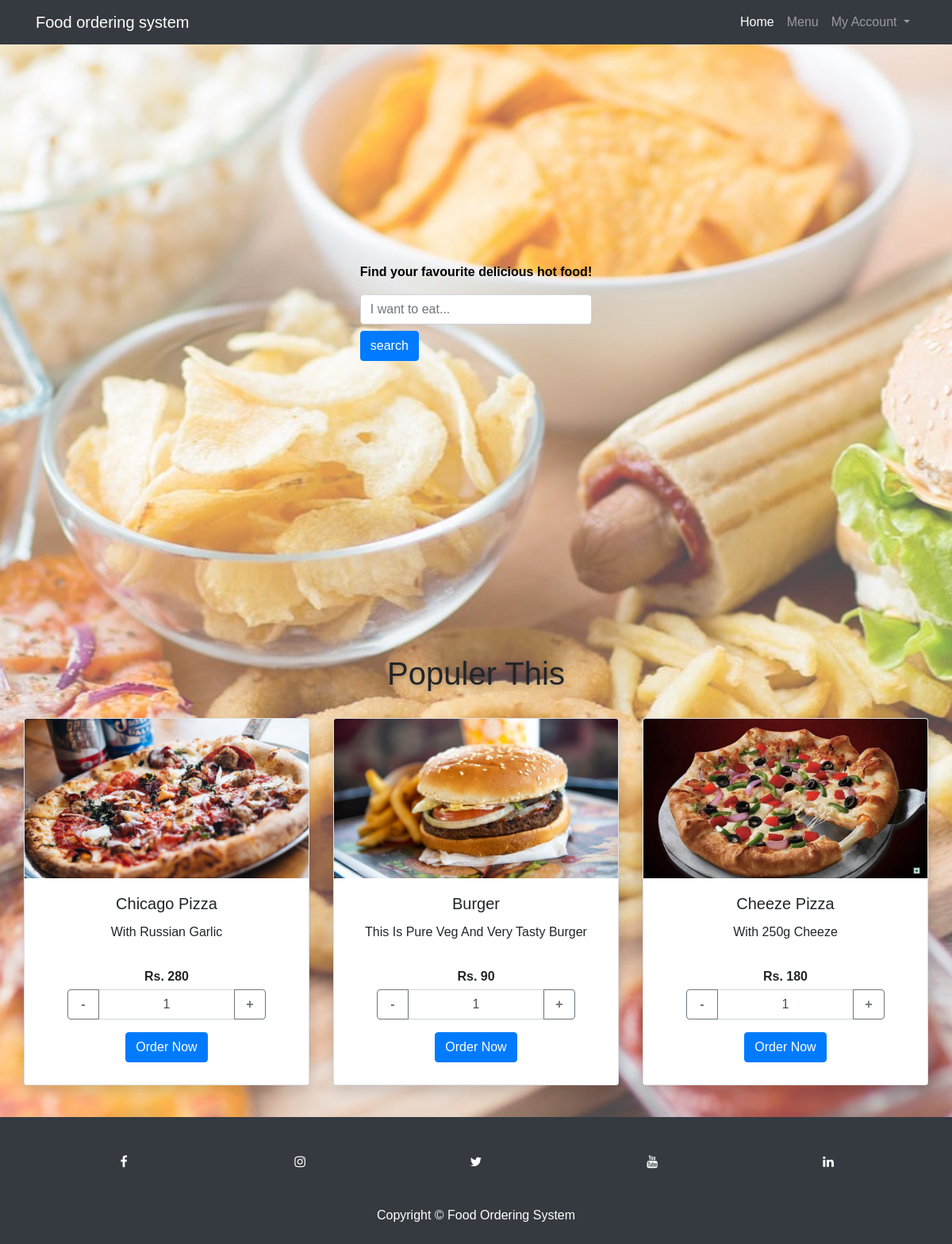
The page / on the database its author committed.
### tables this page shows
CREATE TABLE IF NOT EXISTS `food` (
  `food_id` int(20) NOT NULL AUTO_INCREMENT,
  `food_img` varchar(20) NOT NULL,
  `food_name` varchar(20) NOT NULL,
  `food_descript` varchar(100) NOT NULL,
  `food_rs` int(15) NOT NULL,
  `category_id` int(200) NOT NULL,
  PRIMARY KEY (`food_id`),
  KEY `category_id` (`category_id`)
);

### index.php (the view, shortened to what this page needs)
<?php
include 'config.php';
if (isset($_GET['cat_id'])) {
    $id = $_GET['cat_id'];
    $qr = "SELECT * FROM `food` WHERE `category_id`=$id";
} else if (isset($_POST['bsch'])) {
    $fnm = mysqli_escape_string($conn, $_POST['tsch']);
    $qr = "SELECT * FROM `food` WHERE `food_name`='$fnm'";
} else {
    $qr = "SELECT * FROM `food`";
}
$res = mysqli_query($conn, $qr);
$rows = mysqli_num_rows($res);
include("header.php");
$shop_qr = "SELECT * FROM `shop_close`";
$shop_res = mysqli_query($conn, $shop_qr);
$shop_data = mysqli_fetch_assoc($shop_res);
$time = date('H:i:s', time());
?>
<main>
    <div class="mn">
        <div class="fm">
            <form method="post">
                <p style="color:black"><b>Find your favourite delicious hot food!</b></p>
                <input type="text" class="form-control " id="formGroupExampleInput" name="tsch"
                    placeholder="I want to eat..." />
                <input type="submit" name="bsch" value="search" class="btn btn-primary mt-2" />
            </form>
        </div>
    </div>
    <div class="text-capitalize">
        <div class="row no-gutters hd">
            <div class="container-fluid">
                <div class="col-12 mt-4 mb-3 text-center">
                    <div class="type-div">
                        <h1 class="type"></h1>
                    </div>
                    <?php if ($rows > 0) { ?>
                    <div class="row row-cols-1 row-cols-md-3">
                        <?php
                            while ($row = mysqli_fetch_row($res)) {
                            ?>
                        <div class="col-md-4 mb-4">
                            <div class="card h-100 shadow">
                                <img src="photos/<?php echo $row[1]; ?>" class="card-img-top" alt="...">
                                <div class="card-body">
                                    <h5 class="card-title"><?php echo $row[2]; ?></h5>
                                    <p class="card-text" style="height:fit-content;"><?php echo $row[3]; ?></p>
                                </div>
                                <div class="card-footer bg-white border-0">
                                    <form id="myform" name="myform" method="post">
                                        <div>
                                            <div class="mb-1">
                                                <b><b><?php echo "Rs. " . $row[4]; ?></b></b>
                                            </div>
                                            <?php
                                                    if (($shop_data['status'] == 0) || ((($time > $shop_data['end_shop'])) && ($time < ($shop_data['start_shop'])))) {
                                                    ?>
                                            <div>
                                                <p class="text-danger"><?= $shop_data['msg'] ?></p>
                                            </div>
                                            <?php
                                                    } else {
                                                    ?>
                                            <div class="text-center mb-3" style="max-width:250px;margin:auto;">
                                            </div>
                                            <div>
                                                <input id="sub" name="sub" type="button"
                                                    class="btn btn-primary text-white" value="Order Now"
                                                    data-qty="#spinner<?= $row[0] ?>"
                                                    onclick="insert(<?= $row[0] ?>,$($(this).attr('data-qty')).val()) ">
                                            </div>
                                            <?php } ?>
                                        </div>
                                    </form>
                                </div>
                            </div>
                        </div>
                        <?php
                            }
                            ?>
                    </div>
                    <?php
                    } ?>
                </div>
            </div>
        </div>
    </div>
</main>
<?php include("footer.php"); ?>

### css3/style.css (style rules this page uses)
* { font-family: Arial, Helvetica, sans-serif; }
.mn::before { content: ""; height: 100%; width: 100%; background: url("../photos/headerbg.png") no-repeat center center/cover; opacity: 0.7; position: absolute; top: 0; left: 0; z-index: -1; }
.fm { display: flex; height: 100vh; justify-content: center; align-items: center; margin-top: -55px; }
.type { text-shadow: 0 2px 5px rgba(0, 0, 0, 0.2); }
.type-div { min-height: 10vh; }

### rows shown on the page
food: food_img (picture), food_name "Chicago Pizza", food_descript "With Russian Garlic", food_rs "280"
food: food_img (picture), food_name "Burger", food_descript "This Is Pure Veg And Very Tasty Burger", food_rs "90"
food: food_img (picture), food_name "Cheeze Pizza", food_descript "With 250g Cheeze", food_rs "180"
